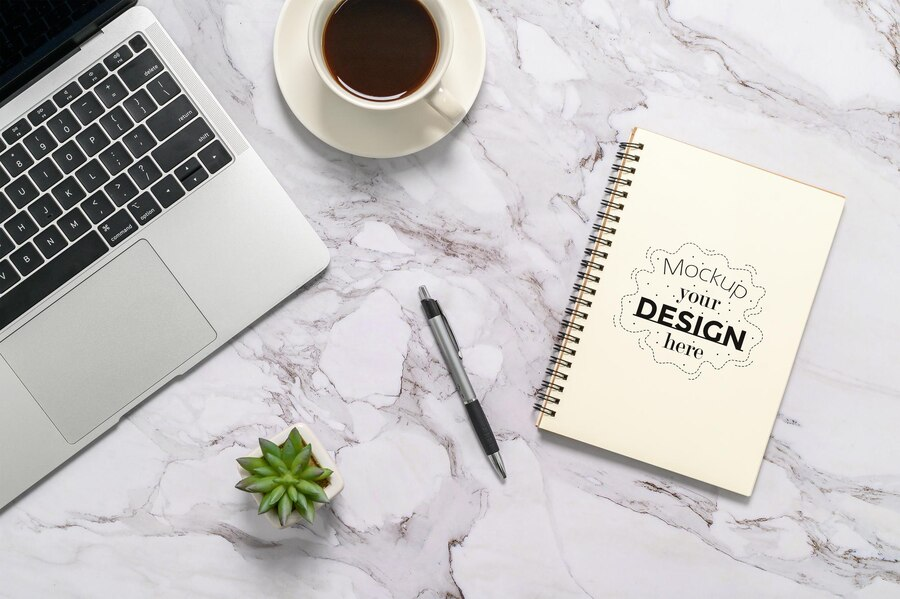
#> input picture mix.jpg, 900 x 599 px
$ jupyter execute --allow-errors Contour_Detection.ipynb
#> lines starting #> are read from the running program, lines starting #| are printed output that depends on the picture; after the words box and inside, x2 and y2 are one past the last pixel; in counts of white or black regions, pixels touching at a corner belong together
[cell 1]
import cv2
import matplotlib.pyplot as plt
import numpy as np

## Contour Detection

OpenCV has 2 main functions for boundaries :<br>
   1. findContours()<br>
   2. drawContours()<br>

OpenCV has two different algorithms for contour detection:<br>
   1. CHAIN_APPROX_SIMPLE<br>
   2. CHAIN_APPROX_NONE<br>
<br>

Steps :
1. Read the Image and convert it to Grayscale Format
2. Apply Binary Thresholding ( or  Canny edge detection )
3. Find the Contours
4. Draw Contours on the Original RGB Image.

[cell 2]
# read image
image = cv2.imread("mix.jpg")
#> image is the input picture: shape (599, 900, 3); mean B, G, R 194.2, 195.5, 198.2
image_rgb=cv2.cvtColor(image,cv2.COLOR_BGR2RGB) # convert BGR to RGB
image_gray=cv2.cvtColor(image,cv2.COLOR_BGR2GRAY) # convert BGR to Gray

[cell 3]
plt.figure(figsize=(16, 10))

plt.subplot(121)
plt.title("Original RGB")
plt.imshow(image_rgb)

plt.subplot(122)
plt.title("Gray")
plt.imshow(image_gray,cmap="gray")
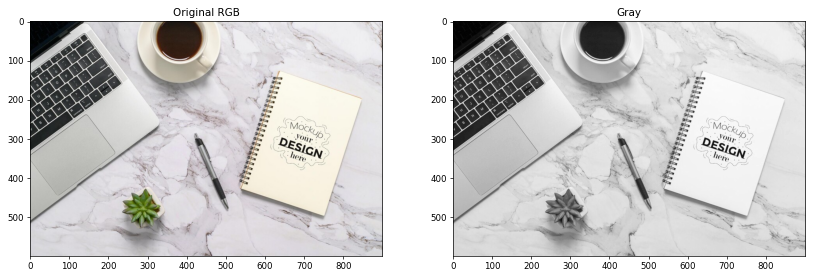
#> figure drawn by matplotlib, 2 panels

[cell 4]
# Binary thresholding
ret , thresh =cv2.threshold(image_gray,175,255,cv2.THRESH_BINARY)
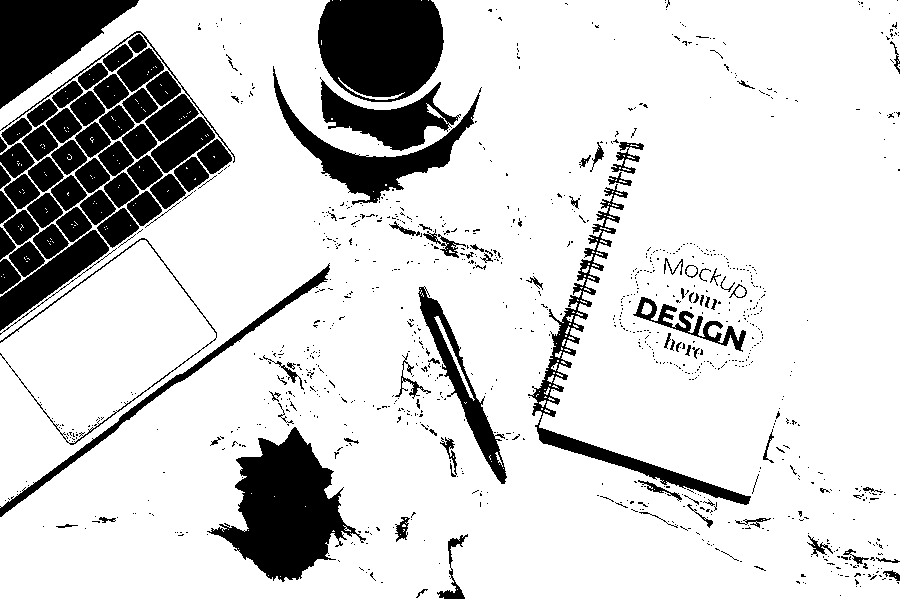
#> thresh: shape (599, 900); 82.5% white; 1036 black regions (911 under 20 px)
plt.imshow(thresh,cmap="gray")

cv2.findContours <br>
this function used for finding contour in binary image (grayscale image)<br>

Parameters :
1. image :  You can use threshold,Canny, and others to create a binary image out of a grayscale<br>
            Non-zero pixels are treated as 1's. Zero pixels remain 0's, so the image is treated as binary<br><br>
2. mode : Mode for finding contour<br>
        RETR_EXTERNAL : retrieves only the extreme outer contours<br>
        RETR_LIST : retrieves all of the contours without establishing any hierarchical relationships.<br>
        RETR_TREE : retrieves all of the contours and reconstructs a full hierarchy of nested contours.<br><br>
3. method : approach for how to save points contours ..<br>
         cv2.CHAIN_APPROX_NONE : all the points in contour<br>
         cv2.CHAIN_APPROX_SIMPLE : points which are between only straight lines<br>
         CHAIN_APPROX_SIMPLE saves memory <br>
         most of the time there isnt any diff between this two

[cell 5]
# detect the contours on the thresh image using cv2.CHAIN_APPROX_NONE
contours, hierarchy = cv2.findContours(thresh,cv2.RETR_TREE, cv2.CHAIN_APPROX_NONE)
#> contours = 1918 contours, 1752 with area under 20; largest, box (x1, y1, x2, y2) and area: (0, 0, 900, 599) 509116, (206, 426, 367, 583) 12078, (527, 183, 752, 506) 6888, (272, 65, 481, 206) 5752, (320, 79, 459, 152) 4360

# create copy of rgb image
image_copy = image_rgb.copy()

# draw contours on image_copy
#> (the rest of this cell did not finish here and is left out)

[cell 6]
# to actually visualize the effect of `CHAIN_APPROX_SIMPLE`, we need a proper image

[cell 7]
image_rgb_copy1=image_rgb.copy()
contours1, hierarchy1 = cv2.findContours(thresh,cv2.RETR_TREE, cv2.CHAIN_APPROX_NONE)
#> contours1 has the same summary as contours

for contour in contours1:
    cv2.circle(image_rgb_copy1,(contour[0][0][0],contour[0][0][1]),3,(0,0,255),1)
#> this loop made 1918 passes
#> contour on passes 1 to 3: [[457, 589]], [[895, 576]], [[4, 277]]
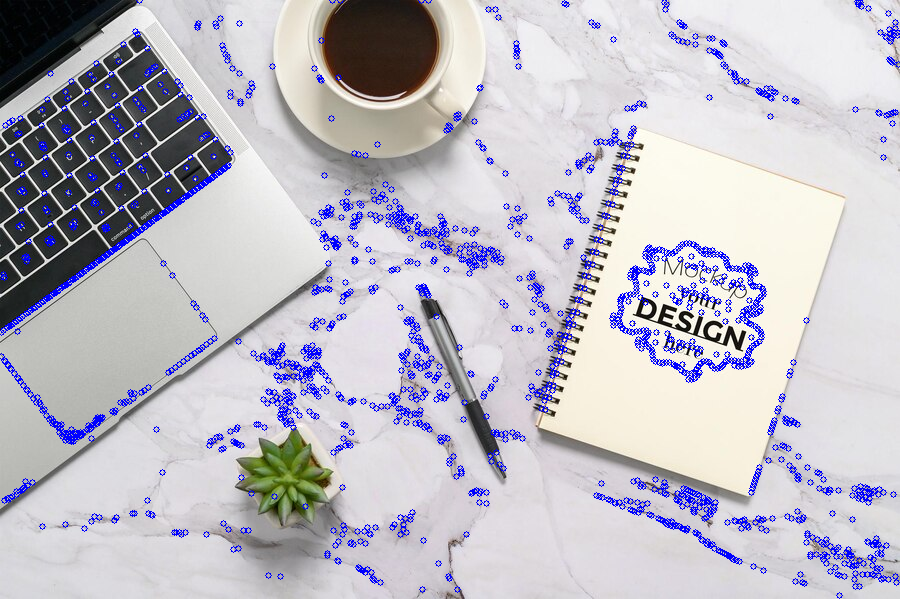
#> image_rgb_copy1: shape (599, 900, 3); mean R, G, B 189.3, 186.8, 197.6

[cell 8]
image_rgb_copy2=image_rgb.copy()
contours2, hierarchy2 = cv2.findContours(thresh,cv2.RETR_TREE, cv2.CHAIN_APPROX_SIMPLE)
#> contours2 has the same summary as contours

for contour in contours2:
    cv2.circle(image_rgb_copy2,(contour[0][0][0],contour[0][0][1]),3,(0,0,255),1)
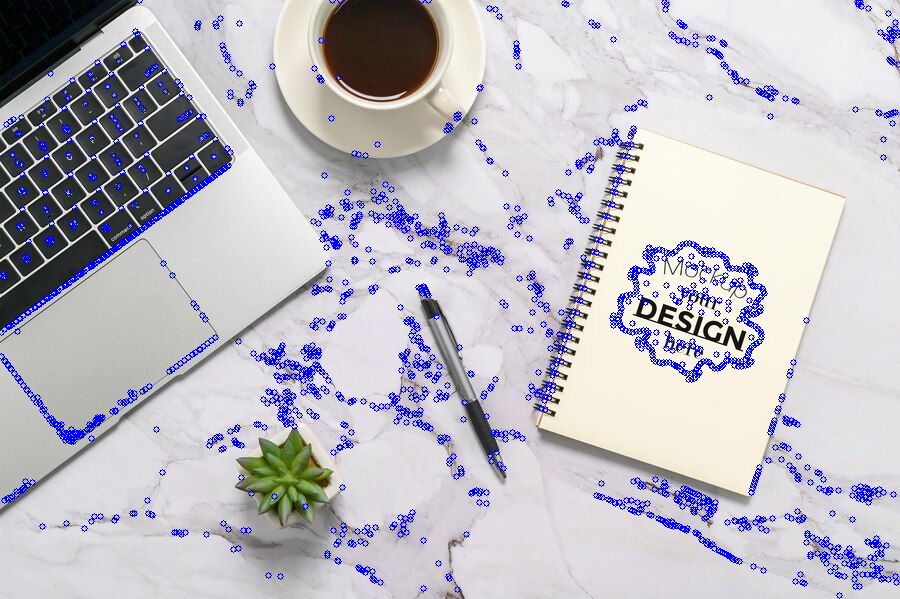
#> image_rgb_copy2: shape (599, 900, 3); mean R, G, B 189.3, 186.8, 197.6

[cell 9]
plt.figure(figsize=(16, 10))

plt.subplot(121)
plt.title("CHAIN_APPROX_NONE")
plt.imshow(image_rgb_copy1)

plt.subplot(122)
plt.title("CHAIN_APPROX_SIMPLE")
plt.imshow(image_rgb_copy2)

[cell 10]
hierarchy1
#> Out = 1918 rows, first 6: [1, -1, -1, -1], [2, 0, -1, -1], [3, 1, -1, -1], [4, 2, -1, -1], [5, 3, -1, -1], [6, 4, -1, -1]

[cell 11]
########################################################################################

## Contours ( same topic , different resources)

[cell 12]
image = cv2.imread("images/logo_demo1.jpg")
#> (the rest of this cell did not finish here and is left out)

[cell 13]
ret,thresh=cv2.threshold(image_gray,80,255,cv2.THRESH_BINARY)
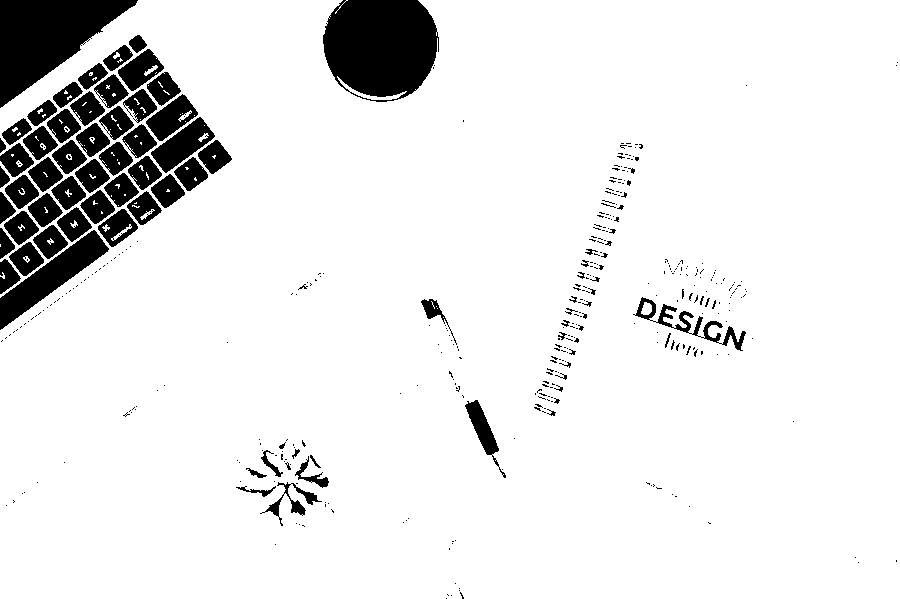
#> thresh: shape (599, 900); 90.4% white; 431 black regions (355 under 20 px)
plt.imshow(thresh,cmap="gray")

## Draw Rectangle

[cell 14]
image_rgb_copy1=image_rgb.copy()

[cell 15]
contours,hierarchy = cv2.findContours(thresh,cv2.RETR_TREE, cv2.CHAIN_APPROX_NONE)
#> contours = 750 contours, 634 with area under 20; largest, box (x1, y1, x2, y2) and area: (0, 0, 900, 599) 515004, (150, 116, 216, 174) 1666, (145, 93, 199, 142) 1285, (117, 48, 165, 92) 1096, (97, 208, 139, 248) 910

[cell 16]
len(contours)
#> Out = 750

for every district area there is different contour in contours array , access them with index<br>
below i draw rectangles for all district contours

[cell 17]
for index in range(len(contours)):
    cnt=contours[index]

    x,y,w,h = cv2.boundingRect(cnt)
    cv2.rectangle(image_rgb_copy1,(x,y),(x+w,y+h),(0,255,0),2)
#> this loop made 750 passes
#> (cnt, x, y, w, h) on passes 2, 5, 9: ([[0, 244], [0, 245], [0, 246], [0, 245]], 0, 244, 1, 3), ([[17, 162], [18, 161], [19, 162], [18, 163]], 17, 161, 3, 3), ([[450, 595], [451, 594], [452, 595], [451, 596]], 450, 594, 3, 3)
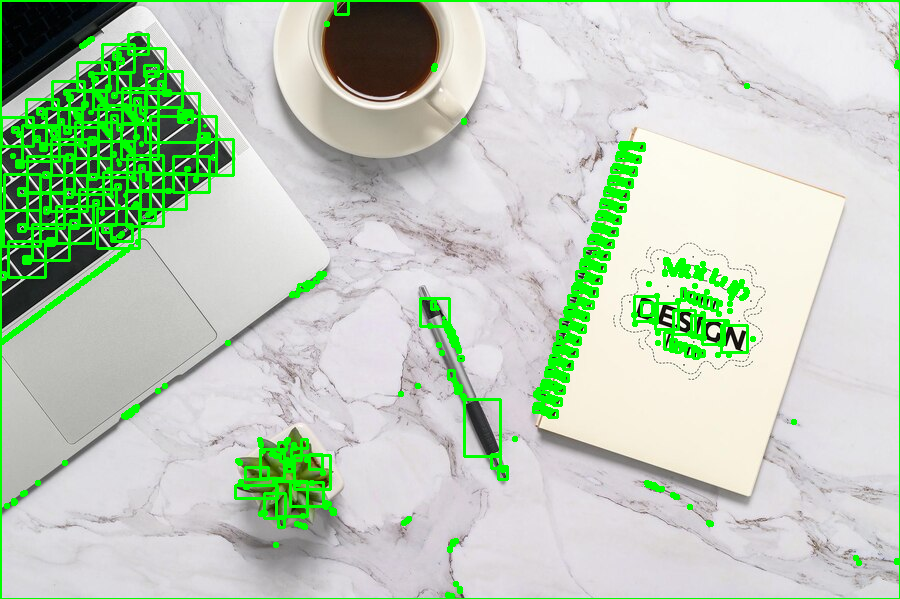
#> image_rgb_copy1: shape (599, 900, 3); mean R, G, B 187.9, 204.4, 184.5

[cell 18]
plt.imshow(image_rgb_copy1)

## Draw Circle

[cell 19]
image_rgb_copy2=image_rgb.copy()

[cell 20]
(x,y),radius = cv2.minEnclosingCircle(contours[0]) # contours[0] is for main logo , other indexes are for small holes in image
#> x = 3; y = 275; radius = 3.16
center = (int(x),int(y))
#> center = (3, 275)
radius = int(radius)
#> radius = 3
cv2.circle(image_rgb_copy2,center,radius,(0,255,0),2);
#> image_rgb_copy2: shape (599, 900, 3); mean R, G, B 198.2, 195.5, 194.2

[cell 21]
plt.imshow(image_rgb_copy2)

## convexHull

[cell 22]
image_rgb_copy3=image_rgb.copy()

[cell 23]
# Get the first contour from the list
contour = contours[0]
#> contour = contour of 17 points, box (x1, y1, x2, y2) (0, 272, 5, 279), area 8

# Compute the convex hull of the contour
hull = cv2.convexHull(contour)
#> hull = [[3, 273], [4, 275], [4, 278], [3, 278], [0, 276], [0, 275], [2, 272]]

cv2.drawContours(image_rgb_copy3, [hull], 0, (0, 0, 255), 2)     # Draw convex hull in red
#> image_rgb_copy3: shape (599, 900, 3); mean R, G, B 198.2, 195.5, 194.3

[cell 24]
plt.imshow(image_rgb_copy3)

## Extreme Points

[cell 25]
image_rgb_copy4=image_rgb.copy()

[cell 26]
cnt=contours[0]
#> cnt has the same summary as contour
leftmost = tuple(cnt[cnt[:,:,0].argmin()][0]) # argmin returns index
#> leftmost = (0, 275)
rightmost = tuple(cnt[cnt[:,:,0].argmax()][0])
#> rightmost = (4, 278)
topmost = tuple(cnt[cnt[:,:,1].argmin()][0])
#> topmost = (2, 272)
bottommost = tuple(cnt[cnt[:,:,1].argmax()][0])
#> bottommost = (3, 278)

[cell 27]
cv2.circle(image_rgb_copy4, leftmost, radius=0, color=(0, 0, 255), thickness=10);
#> image_rgb_copy4: shape (599, 900, 3); mean R, G, B 198.2, 195.5, 194.3
cv2.circle(image_rgb_copy4, rightmost, radius=0, color=(0, 0, 255), thickness=10);
#> image_rgb_copy4: shape (599, 900, 3); mean R, G, B 198.2, 195.5, 194.3
cv2.circle(image_rgb_copy4,topmost, radius=0, color=(0, 0, 255), thickness=10);
#> image_rgb_copy4: shape (599, 900, 3); mean R, G, B 198.2, 195.5, 194.3
cv2.circle(image_rgb_copy4,bottommost, radius=0, color=(0, 0, 255), thickness=10);
#> image_rgb_copy4: shape (599, 900, 3); mean R, G, B 198.2, 195.5, 194.3
